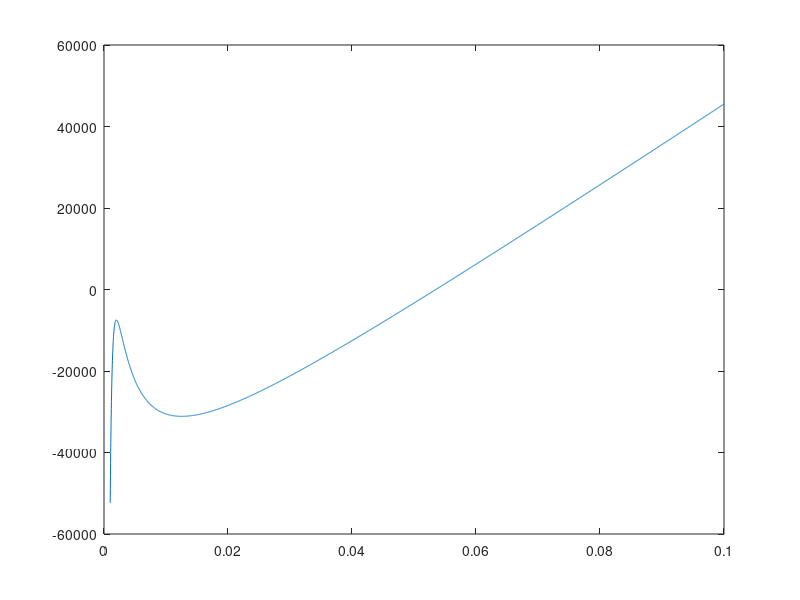

The MATLAB script that drew this image: (Note: this script raises an error after producing the figure.)
%GAS
alpha=188.33;
beta_p=9.77e-4;
P=1013250;
R=8.3144721515/0.044;
%R=11.0163766063776
T=300;
f = @(v) (P+alpha./v.^2).*(v-beta_p)-R*T;
v=linspace(1e-3,0.1,5000);
plot(v,f(v))
vm=0.056;
[xv,fv]=fzero(f,[0.02,0.1])
for x0=[1e-4,1e-3,1e-2,1e-1]
    [xv,nit]=Newton(f,x0,0,eps,200)
end
